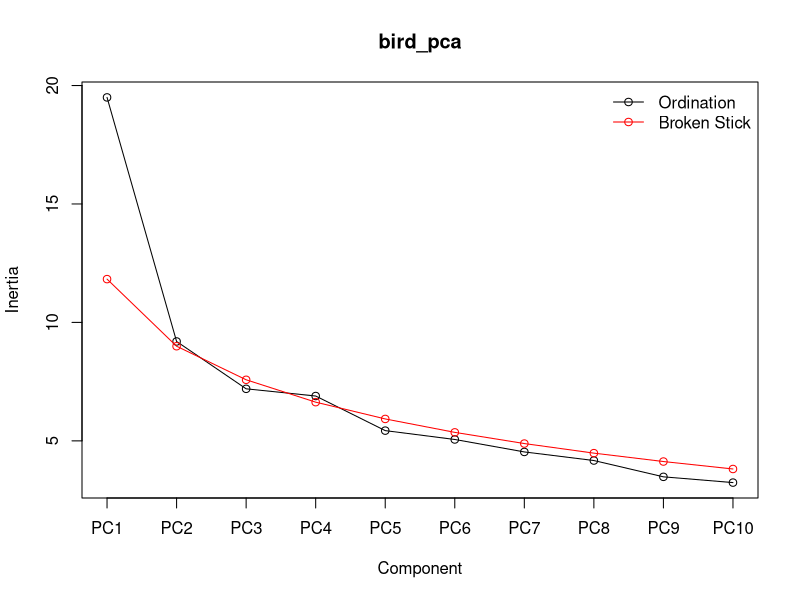
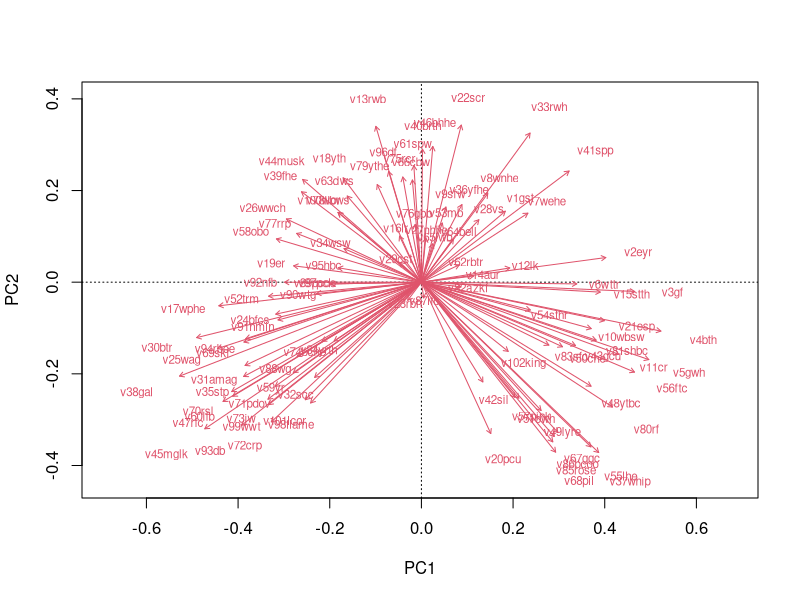
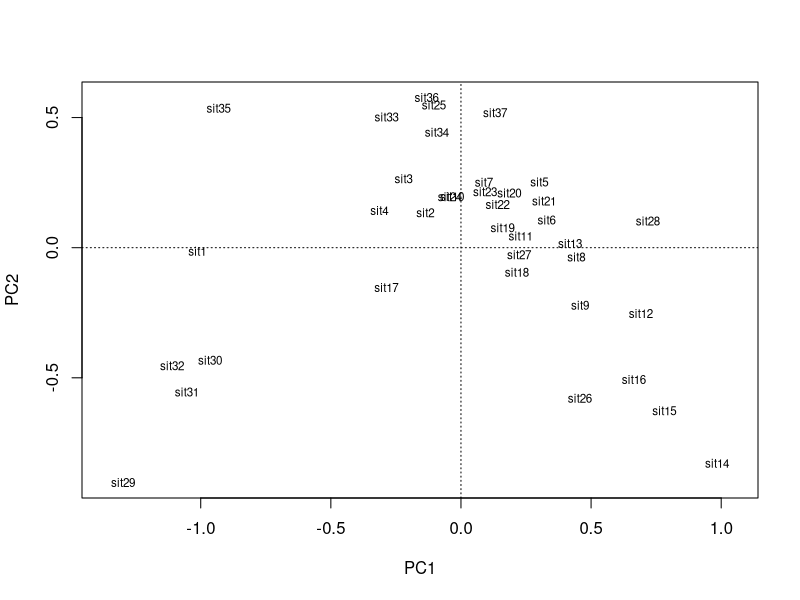
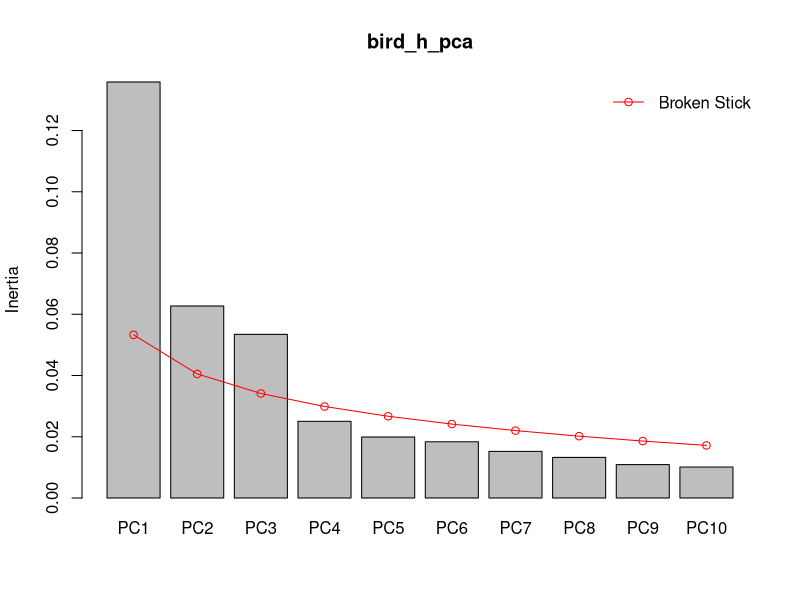
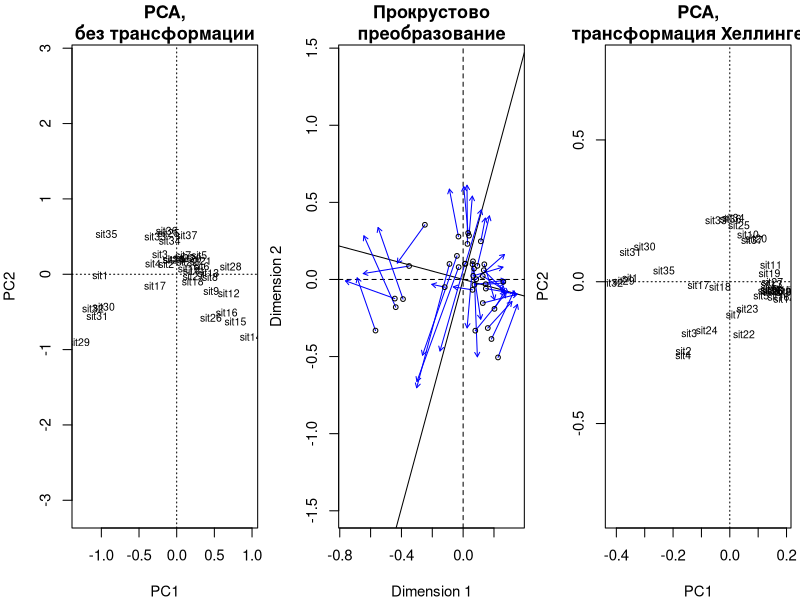
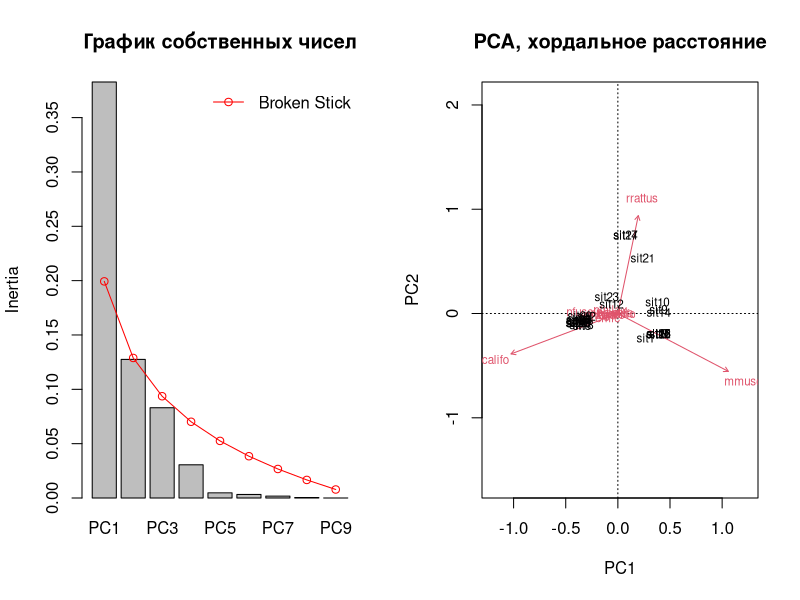
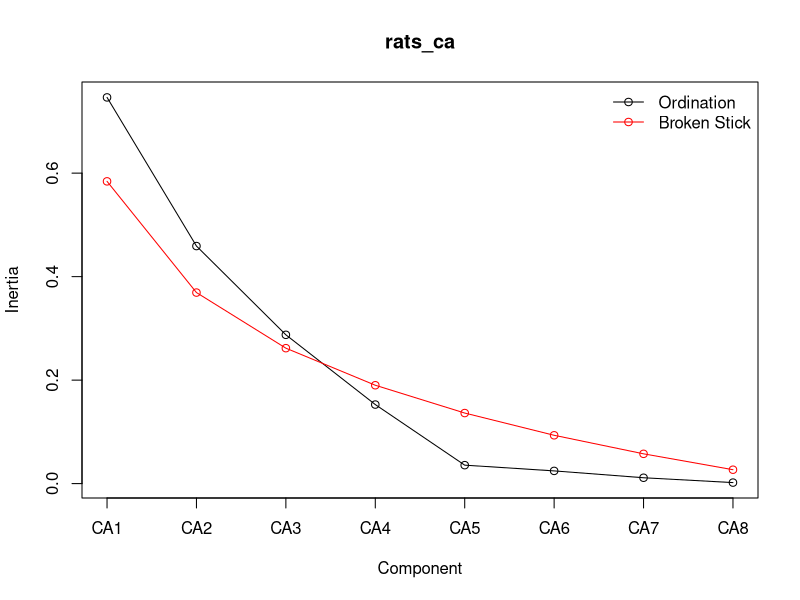
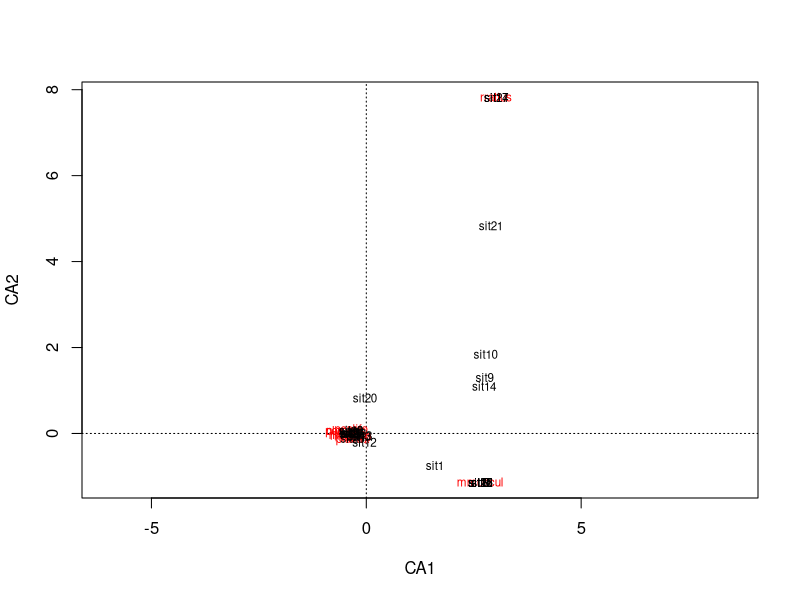

The R script that drew these images, in order: (Note: this script raises an error after producing the figures.)
## ---- chunk 1
# output options
options(width = 70, scipen = 6, digits = 3)
library(knitr)
# chunk default options
opts_chunk$set(fig.align='center', tidy = FALSE, fig.width = 7, fig.height = 3, warning = FALSE)
## ---- chunk 2
library(ggplot2)
library(grid)
theme_set(theme_bw(base_size = 16) + theme(legend.key = element_blank()))
update_geom_defaults("point", list(shape = 19, size = 4))
library(gridExtra)
## ---- chunk 3
library(readxl)
birds <- read_excel(path = "data/macnally.xlsx")
str(birds)
## ---- chunk 4
# названия переменных
colnames(birds)
## ---- chunk 5
# имена переводим в нижний регистр
colnames(birds) <- tolower(colnames(birds))
# есть ли пропущенные значения
any(!complete.cases(birds))
## ---- chunk 6
library(vegan)
bird_pca <- rda(birds[ , -c(1, 2)], scale = TRUE)
# summary(bird_pca)
screeplot(bird_pca, type = "lines", bstick = TRUE) # график собственных чисел
## ---- chunk 7
biplot(bird_pca, display = "species", scaling = 2, type = "t")
## ---- chunk 8
biplot(bird_pca, display = "sites", scaling = 1) # биплот расстояний
## ---- chunk 9
birds_h <- decostand(birds[ , -c(1, 2)], method =  "hellinger") # Стандартизация Хеллингера
birds_ch <- decostand(birds[ , -c(1, 2)], method ="normalize") # Использование хордального расстояния
## ---- chunk 10
bird_h_pca <- rda(birds_h)
summary(bird_h_pca)
## ---- chunk 11
screeplot(bird_h_pca, bstick = TRUE)
## ---- chunk 12
op <- par(mfrow = c(1, 3), cex = 0.9, mar = c(4, 4, 2.5, 0.5))
biplot(bird_pca, display = "sites", scaling = 1, main = "PCA,\nбез трансформации")
plot(procrustes(bird_h_pca, bird_pca), main = "Прокрустово\nпреобразование")
biplot(bird_h_pca, display = "sites", scaling = 1, main = "PCA,\nтрансформация Хеллингера")
par(op)
## ---- chunk 13
rats <- read.csv("data/bolger1.csv")
head(rats, 2)
# имена переводим в нижний регистр
colnames(rats) <- tolower(colnames(rats))
# есть ли пропущенные значения
any(!complete.cases(rats))
## ---- chunk 14
rats_ch <- decostand(rats[ , -c(1, 2)], "norm") # chord distance
rats_ch_pca <- rda(rats_ch)
# summary(rats_ch_pca)
op <- par(mfrow = c(1, 2))
screeplot(rats_ch_pca, bstick = TRUE, main = "График собственных чисел")
biplot(rats_ch_pca, scaling = "symmetric", main = "PCA, хордальное расстояние")
par(op)
## ---- chunk 15
rats_ca <- cca(rats[ , -c(1, 2)])
summary(rats_ca)
## ---- chunk 16
eig <- eigenvals(rats_ca)
eig/sum(eig)*100
cumsum(eig)/sum(eig)*100
## ---- chunk 17
screeplot(rats_ca, type = "lines", bstick = TRUE)
## ---- chunk 18
plot(rats_ca, scaling = "sites")
## ---- chunk 19
col_ord_plot <- function(ord, scaling = 1, colvec = NULL, colfac, pch = 21, lab.cex = 1, leg.cex = 0.9, leg.pos = "bottom", ncol = 1, display.labs = TRUE, display.legend = TRUE, ...){
  if(is.null(colvec)){ # создаем вектор цветов
  ncolours <- length(levels(colfac))
  colvec <- rainbow(ncolours, s = 0.8, v = 0.9)
  }
  plot(ord, type = "n", scaling = scaling, ...) # пустой график
  # точки, раскрашенные по уровням фактора
  points(ord, display = "sites", scaling = scaling, pch = pch,
         col = colvec[colfac], bg = colvec[colfac], ...)
  if(display.labs == TRUE){ # подписи переменных
  text(ord, display = "species", scaling = scaling, cex = lab.cex)
  }
  if(display.legend == TRUE) { # легенда
  legend(x = leg.pos, legend = levels(colfac), bty = "n", pch = pch, 
         col = colvec, pt.bg = colvec, cex = leg.cex, ncol = ncol)
  }
}
## ---- chunk 20
op <- par(mfrow = c(1, 3), mar = c(4, 4, 2, 1), cex = 0.9)

biplot(rats_ch_pca, scaling = 1, main = "biplot PCA")

col_ord_plot(ord = rats_ch_pca, colvec = c("steelblue", "red2"), 
             colfac = rats$type, leg.pos = "topleft", main = "PCA")
col_ord_plot(ord = rats_ca, colvec = c("steelblue", "red2"), 
             colfac = rats$type, leg.pos = "topleft", main = "CA")
par(op)
## ---- chunk 21
col_ord_plot(ord = rats_ca, colvec = c("steelblue", "red2"), 
             colfac = rats$type, leg.pos = "topleft", main = "CA")
## ---- chunk 22
bird_ca <- cca(birds[ , -c(1, 2)])
op <- par(mfrow = c(1, 2), mar = c(4, 4, 0, 0.5))
col_ord_plot(ord = bird_h_pca, colfac = factor(birds$habitat), leg.pos = "bottomleft", ncol = 1, display.labs = FALSE)
col_ord_plot(ord = bird_ca, colfac = factor(birds$habitat), leg.pos = "bottomleft", ncol = 1, display.labs = FALSE)
par(op)
